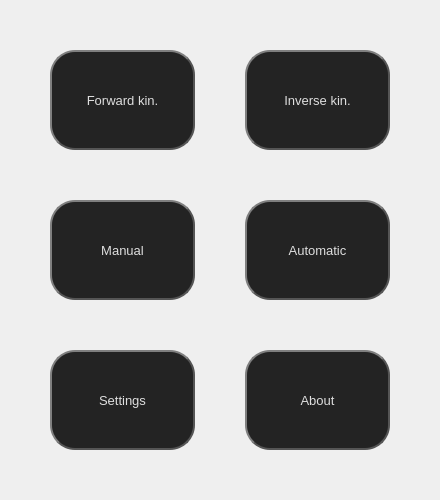
                  <widget class="QFrame" name="frame_home_shortcuts">
                   <property name="sizePolicy">
                    <sizepolicy hsizetype="MinimumExpanding" vsizetype="Preferred">
                     <horstretch>0</horstretch>
                     <verstretch>0</verstretch>
                    </sizepolicy>
                   </property>
                   <property name="minimumSize">
                    <size>
                     <width>440</width>
                     <height>0</height>
                    </size>
                   </property>
                   <property name="frameShape">
                    <enum>QFrame::NoFrame</enum>
                   </property>
                   <property name="frameShadow">
                    <enum>QFrame::Raised</enum>
                   </property>
                   <property name="midLineWidth">
                    <number>1</number>
                   </property>
                   <layout class="QGridLayout" name="gridLayout">
                    <property name="sizeConstraint">
                     <enum>QLayout::SetDefaultConstraint</enum>
                    </property>
                    <property name="leftMargin">
                     <number>50</number>
                    </property>
                    <property name="topMargin">
                     <number>50</number>
                    </property>
                    <property name="rightMargin">
                     <number>50</number>
                    </property>
                    <property name="bottomMargin">
                     <number>50</number>
                    </property>
                    <property name="spacing">
                     <number>50</number>
                    </property>
                    <item row="1" column="0">
                     <widget class="QPushButton" name="btn_home_manual">
                      <property name="sizePolicy">
                       <sizepolicy hsizetype="Preferred" vsizetype="Preferred">
                        <horstretch>0</horstretch>
                        <verstretch>0</verstretch>
                       </sizepolicy>
                      </property>
                      <property name="minimumSize">
                       <size>
                        <width>100</width>
                        <height>100</height>
                       </size>
                      </property>
                      <property name="maximumSize">
                       <size>
                        <width>200</width>
                        <height>200</height>
                       </size>
                      </property>
                      <property name="font">
                       <font>
                        <family>Segoe UI</family>
                        <pointsize>10</pointsize>
                       </font>
                      </property>
                      <property name="layoutDirection">
                       <enum>Qt::LeftToRight</enum>
                      </property>
                      <property name="styleSheet">
                       <string notr="true">QPushButton {	
	color: rgb(222, 222, 222);
    border: 2px solid #555;
    border-radius: 25px;
    border-style: outset;
	background-color: rgb(35, 35, 35);
    padding: 5px;
}
QPushButton:hover {
	background-color: rgb(61, 61, 61);
}
QPushButton:pressed {	
	background-color: rgb(85, 170, 255);
}</string>
                      </property>
                      <property name="text">
                       <string>Manual</string>
                      </property>
                     </widget>
                    </item>
                    <item row="0" column="1">
                     <widget class="QPushButton" name="btn_home_IK">
                      <property name="sizePolicy">
                       <sizepolicy hsizetype="Preferred" vsizetype="Preferred">
                        <horstretch>0</horstretch>
                        <verstretch>0</verstretch>
                       </sizepolicy>
                      </property>
                      <property name="minimumSize">
                       <size>
                        <width>100</width>
                        <height>100</height>
                       </size>
                      </property>
                      <property name="maximumSize">
                       <size>
                        <width>200</width>
                        <height>200</height>
                       </size>
                      </property>
                      <property name="font">
                       <font>
                        <family>Segoe UI</family>
                        <pointsize>10</pointsize>
                       </font>
                      </property>
                      <property name="layoutDirection">
                       <enum>Qt::LeftToRight</enum>
                      </property>
                      <property name="styleSheet">
                       <string notr="true">QPushButton {	
	color: rgb(222, 222, 222);
    border: 2px solid #555;
    border-radius: 25px;
    border-style: outset;
	background-color: rgb(35, 35, 35);
    padding: 5px;
}
QPushButton:hover {
	background-color: rgb(61, 61, 61);
}
QPushButton:pressed {	
	background-color: rgb(85, 170, 255);
}</string>
                      </property>
                      <property name="text">
                       <string>Inverse kin.</string>
                      </property>
                     </widget>
                    </item>
                    <item row="0" column="0">
                     <widget class="QPushButton" name="btn_home_FK">
                      <property name="sizePolicy">
                       <sizepolicy hsizetype="Preferred" vsizetype="Preferred">
                        <horstretch>0</horstretch>
                        <verstretch>0</verstretch>
                       </sizepolicy>
                      </property>
                      <property name="minimumSize">
                       <size>
                        <width>100</width>
                        <height>100</height>
                       </size>
                      </property>
                      <property name="maximumSize">
                       <size>
                        <width>200</width>
                        <height>200</height>
                       </size>
                      </property>
                      <property name="sizeIncrement">
                       <size>
                        <width>10</width>
                        <height>10</height>
                       </size>
                      </property>
                      <property name="baseSize">
                       <size>
                        <width>100</width>
                        <height>100</height>
                       </size>
                      </property>
                      <property name="font">
                       <font>
                        <family>Segoe UI</family>
                        <pointsize>10</pointsize>
                       </font>
                      </property>
                      <property name="layoutDirection">
                       <enum>Qt::LeftToRight</enum>
                      </property>
                      <property name="styleSheet">
                       <string notr="true">QPushButton {	
	color: rgb(222, 222, 222);
    border: 2px solid #555;
    border-radius: 25px;
    border-style: outset;
	background-color: rgb(35, 35, 35);
    padding: 5px;
}
QPushButton:hover {
	background-color: rgb(61, 61, 61);
}
QPushButton:pressed {	
	background-color: rgb(85, 170, 255);
}</string>
                      </property>
                      <property name="text">
                       <string>Forward kin.</string>
                      </property>
                     </widget>
                    </item>
                    <item row="2" column="1">
                     <widget class="QPushButton" name="btn_home_info">
                      <property name="sizePolicy">
                       <sizepolicy hsizetype="Preferred" vsizetype="Preferred">
                        <horstretch>0</horstretch>
                        <verstretch>0</verstretch>
                       </sizepolicy>
                      </property>
                      <property name="minimumSize">
                       <size>
                        <width>100</width>
                        <height>100</height>
                       </size>
                      </property>
                      <property name="maximumSize">
                       <size>
                        <width>200</width>
                        <height>200</height>
                       </size>
                      </property>
                      <property name="font">
                       <font>
                        <family>Segoe UI</family>
                        <pointsize>10</pointsize>
                       </font>
                      </property>
                      <property name="layoutDirection">
                       <enum>Qt::LeftToRight</enum>
                      </property>
                      <property name="styleSheet">
                       <string notr="true">QPushButton {	
	color: rgb(222, 222, 222);
    border: 2px solid #555;
    border-radius: 25px;
    border-style: outset;
	background-color: rgb(35, 35, 35);
    padding: 5px;
}
QPushButton:hover {
	background-color: rgb(61, 61, 61);
}
QPushButton:pressed {	
	background-color: rgb(85, 170, 255);
}</string>
                      </property>
                      <property name="text">
                       <string>About</string>
                      </property>
                     </widget>
                    </item>
                    <item row="2" column="0">
                     <widget class="QPushButton" name="btn_home_settings">
                      <property name="sizePolicy">
                       <sizepolicy hsizetype="Preferred" vsizetype="Preferred">
                        <horstretch>0</horstretch>
                        <verstretch>0</verstretch>
                       </sizepolicy>
                      </property>
                      <property name="minimumSize">
                       <size>
                        <width>100</width>
                        <height>100</height>
                       </size>
                      </property>
                      <property name="maximumSize">
                       <size>
                        <width>200</width>
                        <height>200</height>
                       </size>
                      </property>
                      <property name="font">
                       <font>
                        <family>Segoe UI</family>
                        <pointsize>10</pointsize>
                       </font>
                      </property>
                      <property name="layoutDirection">
                       <enum>Qt::LeftToRight</enum>
                      </property>
                      <property name="styleSheet">
                       <string notr="true">QPushButton {	
	color: rgb(222, 222, 222);
    border: 2px solid #555;
    border-radius: 25px;
    border-style: outset;
	background-color: rgb(35, 35, 35);
    padding: 5px;
}
QPushButton:hover {
	background-color: rgb(61, 61, 61);
}
QPushButton:pressed {	
	background-color: rgb(85, 170, 255);
}</string>
                      </property>
                      <property name="text">
                       <string>Settings</string>
                      </property>
                     </widget>
                    </item>
                    <item row="1" column="1">
                     <widget class="QPushButton" name="btn_home_auto">
                      <property name="sizePolicy">
                       <sizepolicy hsizetype="Preferred" vsizetype="Preferred">
                        <horstretch>0</horstretch>
                        <verstretch>0</verstretch>
                       </sizepolicy>
                      </property>
                      <property name="minimumSize">
                       <size>
                        <width>100</width>
                        <height>100</height>
                       </size>
                      </property>
                      <property name="maximumSize">
                       <size>
                        <width>200</width>
                        <height>200</height>
                       </size>
                      </property>
                      <property name="font">
                       <font>
                        <family>Segoe UI</family>
                        <pointsize>10</pointsize>
                       </font>
                      </property>
                      <property name="layoutDirection">
                       <enum>Qt::LeftToRight</enum>
                      </property>
                      <property name="styleSheet">
                       <string notr="true">QPushButton {	
	color: rgb(222, 222, 222);
    border: 2px solid #555;
    border-radius:25px;
    border-style: outset;
	background-color: rgb(35, 35, 35);
    padding: 5px;
}
QPushButton:hover {
	background-color: rgb(61, 61, 61);
}
QPushButton:pressed {	
	background-color: rgb(85, 170, 255);
}</string>
                      </property>
                      <property name="text">
                       <string>Automatic</string>
                      </property>
                     </widget>
                    </item>
                   </layout>
                  </widget>
